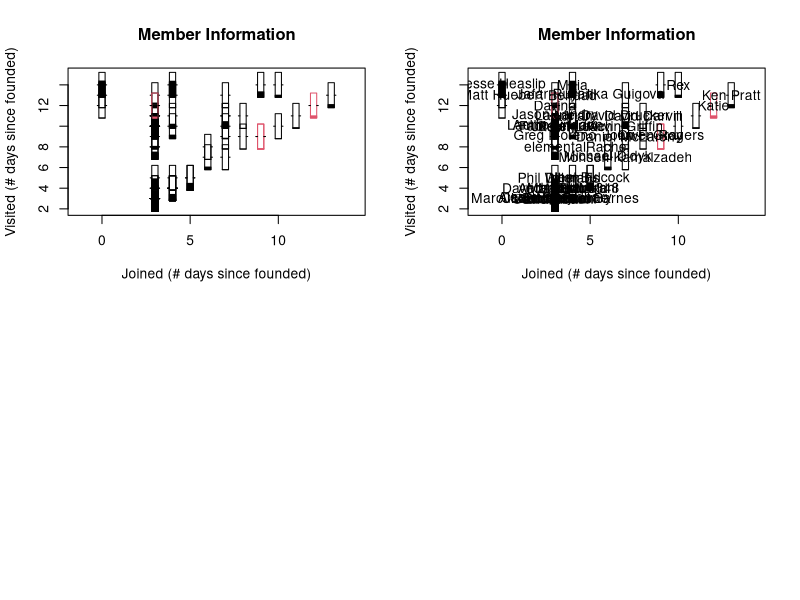

The R script that drew this image: (Note: this script raises an error after producing the figure.)
#http://www.mayin.org/ajayshah/KB/R/
#http://cran.r-project.org/doc/contrib/Paradis-rdebuts_en.pdf
#setwd("C:/BLUE/Sandbox/R/MeetupQry")

# Make a panel of pictures
par(mfrow=c(2,2))

# Read Meetup Member Information: provide the path to the csv files if necessary
B <- read.table("MeetupQry_DV_032811.csv", sep=",", col.names=c("Name", "J", "Joined", "V", "Visited", "Topics", "Pic"))
#B <- read.table("MeetupQry_R_032811.csv", sep=",", col.names=c("Name", "J", "Joined", "V", "Visited", "Topics", "Pic"))

# Mark when the group was founded
founded.on = min(B$Joined)

# Convert date (in milliseconds) to number of days since founded
B$Joined <- ((B$Joined - founded.on) * 1.15740741)/100000000
B$Visited <- ((B$Visited - founded.on) * 1.15740741)/100000000

# Factor the number of topics per person
topics.max <- max(B$Topics)
B$Topics <- B$Topics/topics.max

with(B, {symbols(Joined, Visited, thermometers=cbind(0.25, 1, Topics), inches=0.25, fg = (-1*Pic +  2), main = "Member Information", xlab="Joined (# days since founded)", ylab="Visited (# days since founded)" )})

with(B, {symbols(Joined, Visited, thermometers=cbind(0.25, 1, Topics), inches=0.25, fg = (-1*Pic +  2), main = "Member Information", xlab="Joined (# days since founded)", ylab="Visited (# days since founded)" )})
text(B$Joined, B$Visited, B$Name)

hist(B$Joined, xlab="Joined per day since founded", ylab="", main="Histogram")
hist(B$Visited, xlab="Visited per day since founded", ylab="", main="Histogram")
 

 
